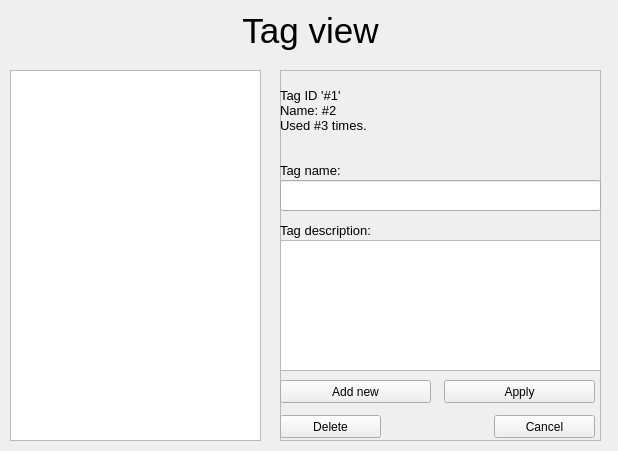
<?xml version="1.0" encoding="UTF-8"?>
<ui version="4.0">
 <class>Dialog</class>
 <widget class="QDialog" name="Dialog">
  <property name="geometry">
   <rect>
    <x>0</x>
    <y>0</y>
    <width>618</width>
    <height>451</height>
   </rect>
  </property>
  <property name="windowTitle">
   <string>Dialog</string>
  </property>
  <widget class="QListWidget" name="lst_tags">
   <property name="geometry">
    <rect>
     <x>10</x>
     <y>70</y>
     <width>251</width>
     <height>371</height>
    </rect>
   </property>
   <property name="font">
    <font>
     <pointsize>16</pointsize>
    </font>
   </property>
  </widget>
  <widget class="QFrame" name="frm_info">
   <property name="geometry">
    <rect>
     <x>280</x>
     <y>70</y>
     <width>321</width>
     <height>371</height>
    </rect>
   </property>
   <property name="frameShape">
    <enum>QFrame::StyledPanel</enum>
   </property>
   <property name="frameShadow">
    <enum>QFrame::Raised</enum>
   </property>
   <widget class="QLabel" name="lbl_info">
    <property name="geometry">
     <rect>
      <x>0</x>
      <y>0</y>
      <width>641</width>
      <height>81</height>
     </rect>
    </property>
    <property name="font">
     <font>
      <pointsize>10</pointsize>
     </font>
    </property>
    <property name="text">
     <string>Tag ID '#1'
Name: #2
Used #3 times.</string>
    </property>
    <property name="wordWrap">
     <bool>true</bool>
    </property>
    <property name="textInteractionFlags">
     <set>Qt::LinksAccessibleByMouse|Qt::TextSelectableByMouse</set>
    </property>
   </widget>
   <widget class="QLabel" name="lbl_name">
    <property name="geometry">
     <rect>
      <x>0</x>
      <y>90</y>
      <width>321</width>
      <height>20</height>
     </rect>
    </property>
    <property name="font">
     <font>
      <pointsize>10</pointsize>
     </font>
    </property>
    <property name="text">
     <string>Tag name:</string>
    </property>
   </widget>
   <widget class="QLineEdit" name="txt_name">
    <property name="geometry">
     <rect>
      <x>0</x>
      <y>110</y>
      <width>321</width>
      <height>31</height>
     </rect>
    </property>
    <property name="font">
     <font>
      <pointsize>16</pointsize>
      <weight>75</weight>
      <bold>true</bold>
     </font>
    </property>
    <property name="text">
     <string/>
    </property>
   </widget>
   <widget class="QLabel" name="lbl_desc">
    <property name="geometry">
     <rect>
      <x>0</x>
      <y>150</y>
      <width>321</width>
      <height>20</height>
     </rect>
    </property>
    <property name="font">
     <font>
      <pointsize>10</pointsize>
     </font>
    </property>
    <property name="text">
     <string>Tag description:</string>
    </property>
   </widget>
   <widget class="QTextEdit" name="txt_desc">
    <property name="geometry">
     <rect>
      <x>0</x>
      <y>170</y>
      <width>321</width>
      <height>131</height>
     </rect>
    </property>
    <property name="font">
     <font>
      <pointsize>14</pointsize>
     </font>
    </property>
   </widget>
   <widget class="QPushButton" name="btn_apply">
    <property name="geometry">
     <rect>
      <x>164</x>
      <y>310</y>
      <width>151</width>
      <height>23</height>
     </rect>
    </property>
    <property name="text">
     <string>Apply</string>
    </property>
    <property name="autoDefault">
     <bool>false</bool>
    </property>
   </widget>
   <widget class="QPushButton" name="btn_delete">
    <property name="geometry">
     <rect>
      <x>0</x>
      <y>345</y>
      <width>101</width>
      <height>23</height>
     </rect>
    </property>
    <property name="text">
     <string>Delete</string>
    </property>
    <property name="autoDefault">
     <bool>false</bool>
    </property>
   </widget>
   <widget class="QPushButton" name="btn_cancel">
    <property name="geometry">
     <rect>
      <x>214</x>
      <y>345</y>
      <width>101</width>
      <height>23</height>
     </rect>
    </property>
    <property name="text">
     <string>Cancel</string>
    </property>
    <property name="autoDefault">
     <bool>false</bool>
    </property>
   </widget>
   <widget class="QLabel" name="lbl_pic">
    <property name="geometry">
     <rect>
      <x>200</x>
      <y>0</y>
      <width>121</width>
      <height>101</height>
     </rect>
    </property>
    <property name="text">
     <string/>
    </property>
    <property name="pixmap">
     <pixmap>../images/tag.png</pixmap>
    </property>
   </widget>
   <widget class="QPushButton" name="btn_add">
    <property name="geometry">
     <rect>
      <x>0</x>
      <y>310</y>
      <width>151</width>
      <height>23</height>
     </rect>
    </property>
    <property name="text">
     <string>Add new</string>
    </property>
    <property name="autoDefault">
     <bool>false</bool>
    </property>
   </widget>
  </widget>
  <widget class="QLabel" name="lbl_title">
   <property name="geometry">
    <rect>
     <x>20</x>
     <y>0</y>
     <width>581</width>
     <height>61</height>
    </rect>
   </property>
   <property name="font">
    <font>
     <pointsize>26</pointsize>
    </font>
   </property>
   <property name="text">
    <string>Tag view</string>
   </property>
   <property name="alignment">
    <set>Qt::AlignCenter</set>
   </property>
  </widget>
 </widget>
 <resources/>
 <connections/>
</ui>
